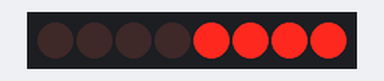
This sketch was run on a simulated Arduino Uno, built with avr-gcc and run on an emulated ATmega328P. Shown: 8 port-expander outputs drawn as a row of LEDs (first output left, lit = HIGH). Wiring (inferred from the names in the program): PCF8574 port expander at I2C address 0x20. Wiring (inferred from the signals the program sends): row of LEDs: on Q0, Q1, Q2, Q3, Q4, Q5, Q6, Q7.

Above: at 0.5 s.
At 3.5 s:
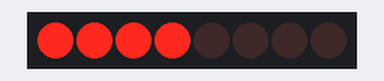
Timing chart, 0 to 4.6 s (numbered marks = the images above):
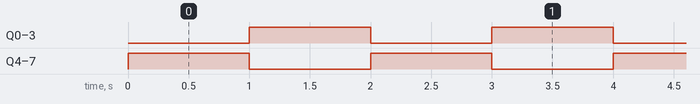

The sketch:

8.2_pcf8574_write.ino
```cpp
#include <Wire.h>
#define PCF8574_I2C_ADDRESS 0x20
void setup()
{
  Wire.begin();
}
void gpio_out(byte data)
{
  Wire.beginTransmission(PCF8574_I2C_ADDRESS);
  Wire.write(data);
  Wire.endTransmission();
}
void loop()
{
  gpio_out(B00001111);
  delay(1000);
  gpio_out(B11110000);
  delay(1000);
}
```

Measured:
- by itself, Q0–7: alternates HIGH for 1.0 s and LOW for 1.0 s
